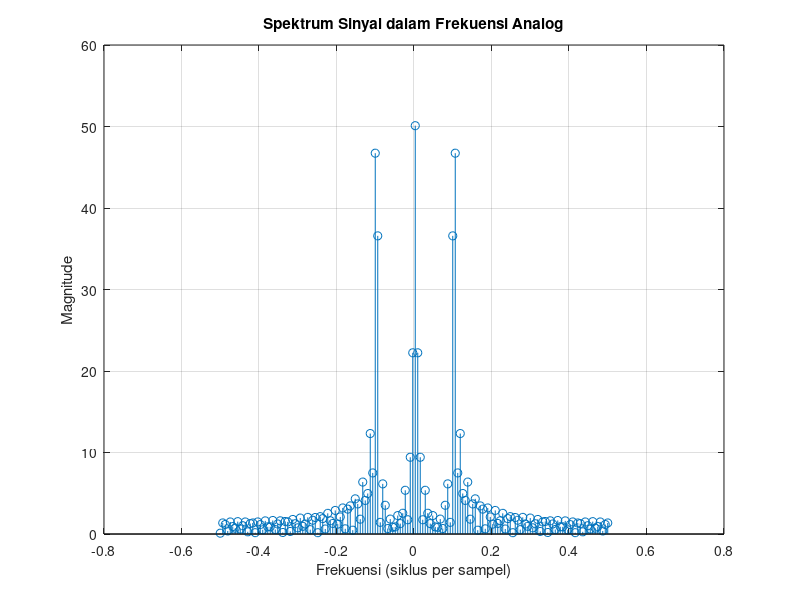
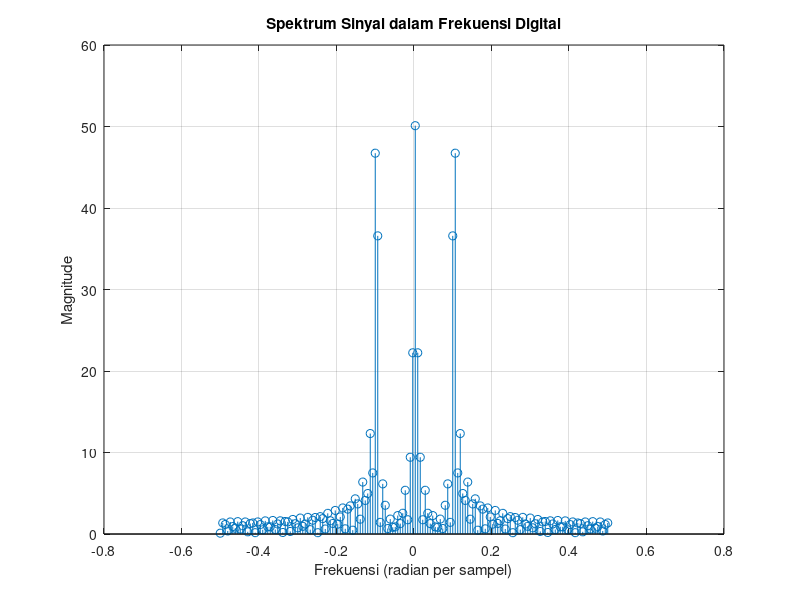

The MATLAB script that drew these images, in order:
% Program untuk menampilkan fft dalam frekuensi analog dan digital
close all;clc;

L = 100; % Panjang sinyal
n = 0:(L-1); % Vektor waktu/sampel

% Komponen sinyal
x1 = cos(2 * pi * (0.100) * n); % x1(n)
x2 = 0.1 * cos(2 * pi * (0.105) * n); % x2(n)
x3 = 0.001 * cos(2 * pi * (0.111) * n); % x3(n)

% Sinyal total
x = 0.5 + x1 + x2 + x3;

% Window rektangular
rect_window = ones(1, L);

% Terapkan window ke sinyal
x_windowed = x .* rect_window;

% Frekuensi sampling
Fs = 1; % Frekuensi sampling adalah 1 sampel per detik

% Tentukan nilai N yang diinginkan
N = 128; % N harus lebih besar dari L dan merupakan pangkat dari 2

% Hitung jumlah nol yang perlu ditambahkan
pad_size = N - L; % Jumlah nol yang ditambahkan

% Menambahkan zero padding
x_padded = padarray(x_windowed, [0, pad_size], 0); % Menambahkan nol sebelum dan sesudah sinyal

% Menggeser sinyal sebelum fft
x_padded = fftshift(x_padded);

% N-DFT
X = fft(x_padded);

% Menggeser spektrum setelah fft
X_shifted = fftshift(X);

% Mendapatkan magnitude dari spektrum
X_magnitude = abs(X_shifted);

% Hitung vektor frekuensi analog dan digital
f_digital = linspace(-Fs/2, Fs/2, length(x_padded)); % vektor frekuensi digital
f_analog = f_digital * Fs; % vektor frekuensi analog

% Plot spektrum dengan frekuensi analog
figure;
stem(f_analog, X_magnitude);
xlabel('Frekuensi (siklus per sampel)');
ylabel('Magnitude');
title('Spektrum Sinyal dalam Frekuensi Analog');
grid on;

% Plot spektrum dengan frekuensi digital
figure;
stem(f_digital, X_magnitude);
xlabel('Frekuensi (radian per sampel)');
ylabel('Magnitude');
title('Spektrum Sinyal dalam Frekuensi Digital');
grid on;
